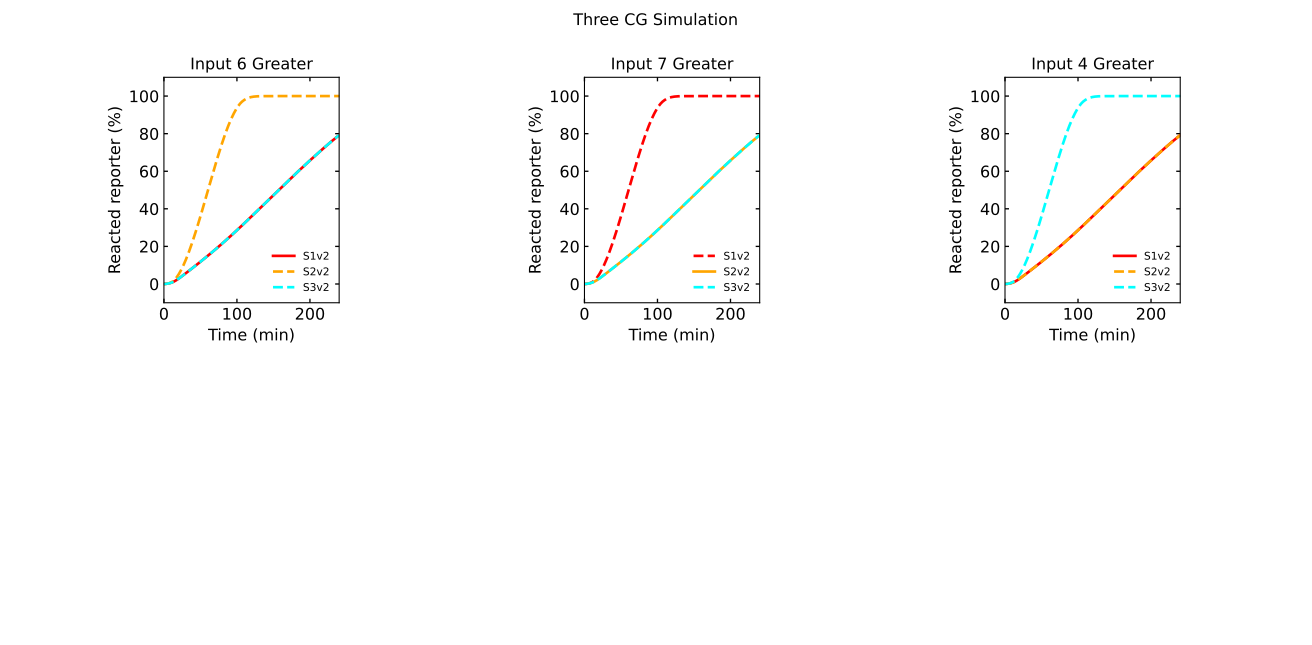

Reproduce this figure in Python.
# -*- coding: utf-8 -*-
"""
Created on Tue Jul 12 09:33:22 2022

@author: tnm12
"""

import numpy as np
import scipy.integrate as spi
import matplotlib as mpl
import matplotlib.pyplot as plt
from matplotlib.ticker import MaxNLocator
from matplotlib import cm


import sys
sys.path.insert(1,'C:\\Users\\tnm12\\SURF')
import Simulatorv2021 as RSDs #import 2.0.2.1 version of simulator
    


##############################################################################
#Simulations
##############################################################################


IN_temp1 = [50,25,25]
IN_temp2 = [25,50,25] #input templates
IN_temp3 = [25,25,50]

REP_con = 500 #reporter concentration

linestyle1 = ['-','--','-']
linestyle2 = ['--','-','--']
linestyle3 = ['--','--','--']

t_sim = np.linspace(0,6,1001)*3600 # seconds

model1 = RSDs.RSD_sim(10) # define the model instance and # of domains

# specify species involved in the reaction
model1.molecular_species('CG{6,7}',DNA_con=45)
model1.molecular_species('CG{7,4}',DNA_con=45)
model1.molecular_species('CG{4,6}',DNA_con=45)
model1.molecular_species('g{6,2}',DNA_con=15)
model1.molecular_species('g{7,1}',DNA_con=15)
model1.molecular_species('g{4,3}',DNA_con=15)
model1.molecular_species('REP{1}',DNA_con=REP_con)
model1.molecular_species('REP{2}',DNA_con=REP_con)
model1.molecular_species('REP{3}',DNA_con=REP_con)

for n in range(len(IN_temp1)):
    
    model1.molecular_species('IN{6}',DNA_con=IN_temp1[n])
    model1.molecular_species('IN{7}',DNA_con=IN_temp2[n])
    model1.molecular_species('IN{4}',DNA_con=IN_temp3[n])
    
    # simulate the model
    model1.simulate(t_sim,smethod='BDF') #BDF methos is used because of varying time scales
    
    
    # pull out the species from the model solution to plot
    S1 = model1.output_concentration('S{1}')
    S2 = model1.output_concentration('S{2}')
    S3 = model1.output_concentration('S{3}')
    
    plt.subplot(2,5,1+n*2)
    plt.plot(model1.t/60,(S1/REP_con)*100,color='red',linewidth=2,linestyle=linestyle1[n])
    plt.plot(model1.t/60,(S2/REP_con)*100,color='orange',linewidth=2,linestyle=linestyle2[n])
    plt.plot(model1.t/60,(S3/REP_con)*100,color='aqua',linewidth=2,linestyle=linestyle3[n])
    
    fs = 12
    plt.xticks(fontsize=fs)
    plt.yticks(fontsize=fs)
    plt.ylim(-10,110)
    plt.xlim(0,240)
    ax1 = plt.gca()
    ax1.xaxis.set_tick_params(which='both',size=3,width=1,direction='in',top='on')
    #ax1.xaxis.set_major_locator(MaxNLocator(integer=True))
    ax1.yaxis.set_tick_params(which='both',size=3,width=1,direction='in',right='on')
    plt.xlabel('Time (min)',fontsize=fs)
    plt.ylabel('Reacted reporter (%)',fontsize=fs)
    if n == 0:
        plt.title('Input 6 Greater')
    elif n ==1:
        plt.title('Input 7 Greater')
    else:
        plt.title('Input 4 Greater')
    plt.legend(['S1v2','S2v2','S3v2'],frameon=False,fontsize=8)
        
    

plt.suptitle('Three CG Simulation')
